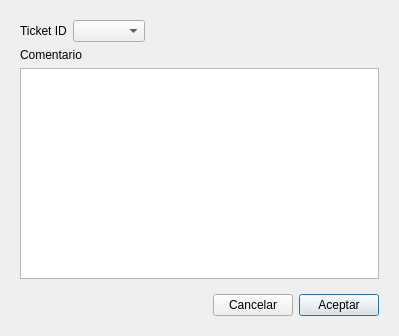
<?xml version="1.0" encoding="UTF-8"?>
<ui version="4.0">
 <class>dNewCommentESP</class>
 <widget class="QDialog" name="dNewCommentESP">
  <property name="windowModality">
   <enum>Qt::ApplicationModal</enum>
  </property>
  <property name="geometry">
   <rect>
    <x>0</x>
    <y>0</y>
    <width>399</width>
    <height>336</height>
   </rect>
  </property>
  <property name="windowTitle">
   <string>Añadir comentario</string>
  </property>
  <property name="modal">
   <bool>true</bool>
  </property>
  <layout class="QVBoxLayout" name="verticalLayout">
   <item>
    <widget class="QWidget" name="widgetMain" native="true">
     <layout class="QVBoxLayout" name="verticalLayout_2">
      <property name="bottomMargin">
       <number>0</number>
      </property>
      <item>
       <widget class="QWidget" name="widgetAskID" native="true">
        <layout class="QHBoxLayout" name="horizontalLayout_2">
         <property name="margin">
          <number>0</number>
         </property>
         <item>
          <widget class="QLabel" name="lbTicketID">
           <property name="text">
            <string>Ticket ID</string>
           </property>
          </widget>
         </item>
         <item>
          <widget class="QComboBox" name="cboxTicketID"/>
         </item>
         <item>
          <spacer name="horizontalSpacer_2">
           <property name="orientation">
            <enum>Qt::Horizontal</enum>
           </property>
           <property name="sizeHint" stdset="0">
            <size>
             <width>40</width>
             <height>20</height>
            </size>
           </property>
          </spacer>
         </item>
        </layout>
       </widget>
      </item>
      <item>
       <widget class="QLabel" name="lbComment">
        <property name="text">
         <string>Comentario</string>
        </property>
       </widget>
      </item>
      <item>
       <widget class="QPlainTextEdit" name="tfComment"/>
      </item>
     </layout>
    </widget>
   </item>
   <item>
    <widget class="QWidget" name="widgetButtons" native="true">
     <layout class="QHBoxLayout" name="horizontalLayout" stretch="0,0,0">
      <item>
       <spacer name="horizontalSpacer">
        <property name="orientation">
         <enum>Qt::Horizontal</enum>
        </property>
        <property name="sizeHint" stdset="0">
         <size>
          <width>40</width>
          <height>20</height>
         </size>
        </property>
       </spacer>
      </item>
      <item>
       <widget class="QPushButton" name="btCancel">
        <property name="text">
         <string>Cancelar</string>
        </property>
       </widget>
      </item>
      <item>
       <widget class="QPushButton" name="btAccept">
        <property name="text">
         <string>Aceptar</string>
        </property>
        <property name="default">
         <bool>true</bool>
        </property>
       </widget>
      </item>
     </layout>
    </widget>
   </item>
  </layout>
 </widget>
 <resources/>
 <connections/>
</ui>
